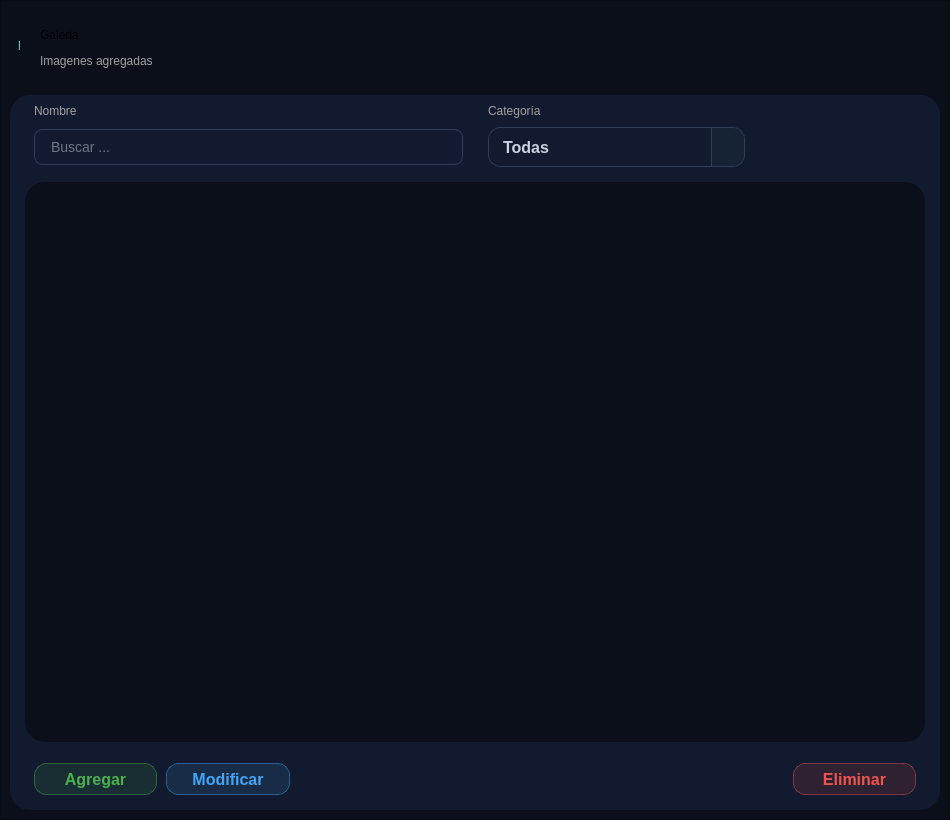
<?xml version="1.0" encoding="UTF-8"?>
<ui version="4.0">
 <class>Frm_Galeria</class>
 <widget class="QWidget" name="Frm_Galeria">
  <property name="geometry">
   <rect>
    <x>0</x>
    <y>0</y>
    <width>950</width>
    <height>820</height>
   </rect>
  </property>
  <property name="sizePolicy">
   <sizepolicy hsizetype="Expanding" vsizetype="Expanding">
    <horstretch>0</horstretch>
    <verstretch>0</verstretch>
   </sizepolicy>
  </property>
  <property name="minimumSize">
   <size>
    <width>950</width>
    <height>820</height>
   </size>
  </property>
  <property name="windowTitle">
   <string>Form</string>
  </property>
  <property name="layoutDirection">
   <enum>Qt::LayoutDirection::RightToLeft</enum>
  </property>
  <layout class="QHBoxLayout" name="horizontalLayout_2">
   <property name="leftMargin">
    <number>0</number>
   </property>
   <property name="topMargin">
    <number>0</number>
   </property>
   <property name="rightMargin">
    <number>0</number>
   </property>
   <property name="bottomMargin">
    <number>0</number>
   </property>
   <item>
    <widget class="QFrame" name="frame_Container">
     <property name="sizePolicy">
      <sizepolicy hsizetype="Preferred" vsizetype="Preferred">
       <horstretch>0</horstretch>
       <verstretch>0</verstretch>
      </sizepolicy>
     </property>
     <property name="minimumSize">
      <size>
       <width>950</width>
       <height>820</height>
      </size>
     </property>
     <property name="styleSheet">
      <string notr="true">background-color: rgb(11, 15, 26);</string>
     </property>
     <property name="frameShape">
      <enum>QFrame::Shape::StyledPanel</enum>
     </property>
     <property name="frameShadow">
      <enum>QFrame::Shadow::Raised</enum>
     </property>
     <layout class="QVBoxLayout" name="verticalLayout_9" stretch="1,9">
      <property name="leftMargin">
       <number>9</number>
      </property>
      <property name="topMargin">
       <number>9</number>
      </property>
      <property name="rightMargin">
       <number>9</number>
      </property>
      <property name="bottomMargin">
       <number>9</number>
      </property>
      <item>
       <widget class="QFrame" name="frame_head">
        <property name="maximumSize">
         <size>
          <width>16777215</width>
          <height>100</height>
         </size>
        </property>
        <property name="toolTip">
         <string/>
        </property>
        <property name="frameShape">
         <enum>QFrame::Shape::NoFrame</enum>
        </property>
        <property name="frameShadow">
         <enum>QFrame::Shadow::Raised</enum>
        </property>
        <widget class="QLabel" name="lb_page">
         <property name="geometry">
          <rect>
           <x>30</x>
           <y>10</y>
           <width>151</width>
           <height>30</height>
          </rect>
         </property>
         <property name="styleSheet">
          <string notr="true">font: 700 20pt &quot;Arial&quot;;</string>
         </property>
         <property name="text">
          <string>Galeria</string>
         </property>
        </widget>
        <widget class="QLabel" name="lb_descripcion">
         <property name="geometry">
          <rect>
           <x>30</x>
           <y>40</y>
           <width>171</width>
           <height>21</height>
          </rect>
         </property>
         <property name="styleSheet">
          <string notr="true">font: 12pt &quot;Arial&quot;;
color: rgb(161, 161, 161);</string>
         </property>
         <property name="text">
          <string>Imagenes agregadas</string>
         </property>
        </widget>
        <widget class="QLabel" name="Line">
         <property name="geometry">
          <rect>
           <x>8</x>
           <y>11</y>
           <width>21</width>
           <height>50</height>
          </rect>
         </property>
         <property name="styleSheet">
          <string notr="true">color : rgb(101, 214, 198);
font: 72pt &quot;Segoe UI&quot;;</string>
         </property>
         <property name="text">
          <string>l</string>
         </property>
        </widget>
       </widget>
      </item>
      <item>
       <widget class="QFrame" name="frame_body">
        <property name="styleSheet">
         <string notr="true">background-color: rgb(17, 26, 46);
border-radius: 20px;</string>
        </property>
        <property name="frameShape">
         <enum>QFrame::Shape::StyledPanel</enum>
        </property>
        <property name="frameShadow">
         <enum>QFrame::Shadow::Raised</enum>
        </property>
        <layout class="QVBoxLayout" name="verticalLayout_2">
         <property name="leftMargin">
          <number>15</number>
         </property>
         <property name="topMargin">
          <number>0</number>
         </property>
         <property name="rightMargin">
          <number>15</number>
         </property>
         <property name="bottomMargin">
          <number>0</number>
         </property>
         <item>
          <layout class="QGridLayout" name="gridLayout" columnstretch="2,3,5" rowminimumheight="0,0,0">
           <property name="leftMargin">
            <number>9</number>
           </property>
           <property name="topMargin">
            <number>9</number>
           </property>
           <property name="rightMargin">
            <number>9</number>
           </property>
           <property name="bottomMargin">
            <number>9</number>
           </property>
           <property name="horizontalSpacing">
            <number>25</number>
           </property>
           <property name="verticalSpacing">
            <number>9</number>
           </property>
           <item row="2" column="2">
            <widget class="QLineEdit" name="lineEdit_buscar">
             <property name="layoutDirection">
              <enum>Qt::LayoutDirection::LeftToRight</enum>
             </property>
             <property name="styleSheet">
              <string notr="true">
QLineEdit#lineEdit_buscar {
    background-color: #111a2e;
    border: 1px solid #2f3e56;
    border-radius: 8px;
    padding: 8px 14px;
    color: #c8d3e0;
    font-size: 14px;
    selection-background-color: #65D6C6;
    selection-color: #0b0f1a;
}

QLineEdit#lineEdit_buscar:hover {
    border: 1px solid #3a506b;
}

QLineEdit#lineEdit_buscar:focus {
    border: 1px solid #65D6C6;
    background-color: #1b2a41;
}

QLineEdit#lineEdit_buscar::placeholder {
    color: #2f3e56;
}
</string>
             </property>
             <property name="text">
              <string/>
             </property>
             <property name="placeholderText">
              <string>Buscar ... </string>
             </property>
             <property name="clearButtonEnabled">
              <bool>false</bool>
             </property>
            </widget>
           </item>
           <item row="1" column="2">
            <widget class="QLabel" name="label">
             <property name="styleSheet">
              <string notr="true">font: 12pt &quot;Arial&quot;;
color: rgb(161, 161, 161);</string>
             </property>
             <property name="text">
              <string>Nombre </string>
             </property>
            </widget>
           </item>
           <item row="1" column="1">
            <widget class="QLabel" name="label_2">
             <property name="styleSheet">
              <string notr="true">font: 12pt &quot;Arial&quot;;
color: rgb(161, 161, 161);</string>
             </property>
             <property name="text">
              <string>Categoría</string>
             </property>
            </widget>
           </item>
           <item row="2" column="1">
            <widget class="QComboBox" name="cmb_categoria">
             <property name="cursor">
              <cursorShape>PointingHandCursor</cursorShape>
             </property>
             <property name="layoutDirection">
              <enum>Qt::LayoutDirection::LeftToRight</enum>
             </property>
             <property name="styleSheet">
              <string notr="true">/* ===== QComboBox mejorado ===== */
QComboBox {
    border: 1px solid #2f3e56;
    border-radius: 12px;
    color: #c8d3e0;
    font-size: 16px;
    font-weight: 500;
    padding: 6px 36px 6px 14px;   /* espacio a la derecha para la flecha */
    min-height: 26px;
}

QComboBox:hover {
    border: 1px solid #3a506b;
    background-color: #16223a;
}

QComboBox:disabled {
    background-color: #0d1422;
    border: 1px solid #1e2a3d;
    color: #4a5a70;
}

/* --- Zona del desplegable (flecha) --- */
QComboBox::drop-down {
    subcontrol-origin: padding;
    subcontrol-position: top right;
    width: 32px;
    border: none;
    border-left: 1px solid #2f3e56;   /* separador sutil */
    border-top-right-radius: 12px;
    border-bottom-right-radius: 12px;
    background-color: rgba(101, 214, 198, 0.05);
}
QComboBox::down-arrow {
    image: url(&quot;D:/Git/BioImageOptimizer/resources/Icons/Icons_Verdes/chevron_down.png&quot;);
    width: 16px;
    height: 16px;
}

QComboBox::down-arrow:on {
    image: url(&quot;D:/Git/BioImageOptimizer/resources/Icons/Icons_Verdes/chevron_down.png&quot;);
}

QComboBox::down-arrow:disabled {
    image: none;
}

/* --- Lista desplegable --- */
QComboBox QAbstractItemView {
    show-decoration-selected: 1;
    selection-background-color: rgba(101, 214, 198, 0.20);
    selection-color: #65D6C6;
}

QComboBox QAbstractItemView::item {
    min-height: 30px;
    padding: 7px 12px;
    border-radius: 6px;
}

QComboBox QAbstractItemView::item:hover {
    background-color: rgba(101, 214, 198, 0.15);
    color: #65D6C6;
}


</string>
             </property>
             <property name="editable">
              <bool>false</bool>
             </property>
             <property name="currentIndex">
              <number>0</number>
             </property>
             <property name="placeholderText">
              <string/>
             </property>
             <property name="labelDrawingMode">
              <enum>QComboBox::LabelDrawingMode::UseStyle</enum>
             </property>
             <item>
              <property name="text">
               <string>Todas</string>
              </property>
             </item>
             <item>
              <property name="text">
               <string>Original</string>
              </property>
             </item>
             <item>
              <property name="text">
               <string>Procesada</string>
              </property>
             </item>
            </widget>
           </item>
          </layout>
         </item>
         <item>
          <widget class="QListWidget" name="listWidget_imagenes">
           <property name="layoutDirection">
            <enum>Qt::LayoutDirection::LeftToRight</enum>
           </property>
           <property name="styleSheet">
            <string notr="true">/* GALERÍA */
QListWidget#listWidget_imagenes {
    background-color: #0b0f1a;
    border: none;
    outline: none;
    padding: 12px;
    color: #c8d3e0;
}

/* TARJETAS */
QListWidget#listWidget_imagenes::item {
    background-color: #111a2e;
    border: 1px solid #2f3e56;
    border-radius: 10px;
    padding: 8px;
    margin: 5px;
    color: #c8d3e0;
}

/* HOVER */
QListWidget#listWidget_imagenes::item:hover {
    background-color: #1b2a41;
    border: 1px solid #65D6C6;
}

/* SELECCIONADO */
QListWidget#listWidget_imagenes::item:selected {
    background-color: #1b2a41;
    border: 2px solid #65D6C6;
    color: #65D6C6;
}

/* SCROLLBAR */
QListWidget#listWidget_imagenes QScrollBar:vertical {
    background-color: #0b0f1a;
    width: 9px;
    border: none;
    margin: 0;
}

QListWidget#listWidget_imagenes QScrollBar::handle:vertical {
    background-color: #2f3e56;
    border-radius: 4px;
    min-height: 30px;
}

QListWidget#listWidget_imagenes QScrollBar::handle:vertical:hover {
    background-color: #65D6C6;
}

/* SCROLLBAR - forzar ocultar */
QListWidget#listWidget_imagenes QScrollBar:vertical {
    width: 0px;
    background: transparent;
}

QListWidget#listWidget_imagenes QScrollBar:horizontal {
    height: 0px;
    background: transparent;
}


QListWidget#listWidget_imagenes QScrollBar::add-line:vertical,
QListWidget#listWidget_imagenes QScrollBar::sub-line:vertical {
    height: 0px;
    border: none;
}

</string>
           </property>
           <property name="frameShape">
            <enum>QFrame::Shape::NoFrame</enum>
           </property>
           <property name="verticalScrollBarPolicy">
            <enum>Qt::ScrollBarPolicy::ScrollBarAlwaysOff</enum>
           </property>
           <property name="horizontalScrollBarPolicy">
            <enum>Qt::ScrollBarPolicy::ScrollBarAlwaysOff</enum>
           </property>
           <property name="iconSize">
            <size>
             <width>150</width>
             <height>120</height>
            </size>
           </property>
           <property name="movement">
            <enum>QListView::Movement::Static</enum>
           </property>
           <property name="resizeMode">
            <enum>QListView::ResizeMode::Adjust</enum>
           </property>
           <property name="spacing">
            <number>8</number>
           </property>
           <property name="gridSize">
            <size>
             <width>210</width>
             <height>220</height>
            </size>
           </property>
           <property name="viewMode">
            <enum>QListView::ViewMode::IconMode</enum>
           </property>
           <property name="uniformItemSizes">
            <bool>true</bool>
           </property>
           <property name="wordWrap">
            <bool>true</bool>
           </property>
          </widget>
         </item>
         <item>
          <layout class="QHBoxLayout" name="horizontalLayout" stretch="1,4,1,1">
           <property name="spacing">
            <number>9</number>
           </property>
           <property name="leftMargin">
            <number>9</number>
           </property>
           <property name="topMargin">
            <number>15</number>
           </property>
           <property name="rightMargin">
            <number>9</number>
           </property>
           <property name="bottomMargin">
            <number>15</number>
           </property>
           <item>
            <widget class="QPushButton" name="btn_eliminar">
             <property name="cursor">
              <cursorShape>PointingHandCursor</cursorShape>
             </property>
             <property name="layoutDirection">
              <enum>Qt::LayoutDirection::RightToLeft</enum>
             </property>
             <property name="styleSheet">
              <string notr="true">QPushButton#btn_eliminar {
    background-color: rgba(239, 83, 80, 0.13);
    border: 1px solid rgba(239, 83, 80, 0.45);
    border-radius: 12px;
    color: #EF5350;
    font-size: 16px;
    font-weight: 500;
    padding: 4px 12px;
    min-height: 22px;
}
QPushButton#btn_eliminar:hover {
    background-color: rgba(239, 83, 80, 0.25);
    border: 1px solid #EF5350;
}
QPushButton#btn_eliminar:pressed {
    background-color: #C62828;
    color: #ffffff;
}</string>
             </property>
             <property name="text">
              <string>Eliminar</string>
             </property>
             <property name="icon">
              <iconset>
               <normaloff>C:/Users/Usuario/.designer/Icons/Icons_Verdes/play-button-arrowhead.png</normaloff>C:/Users/Usuario/.designer/Icons/Icons_Verdes/play-button-arrowhead.png</iconset>
             </property>
             <property name="iconSize">
              <size>
               <width>20</width>
               <height>20</height>
              </size>
             </property>
             <property name="autoRepeat">
              <bool>false</bool>
             </property>
            </widget>
           </item>
           <item>
            <spacer name="horizontalSpacer">
             <property name="orientation">
              <enum>Qt::Orientation::Horizontal</enum>
             </property>
             <property name="sizeHint" stdset="0">
              <size>
               <width>40</width>
               <height>20</height>
              </size>
             </property>
            </spacer>
           </item>
           <item>
            <widget class="QPushButton" name="btn_modificar">
             <property name="cursor">
              <cursorShape>PointingHandCursor</cursorShape>
             </property>
             <property name="layoutDirection">
              <enum>Qt::LayoutDirection::RightToLeft</enum>
             </property>
             <property name="styleSheet">
              <string notr="true">QPushButton#btn_modificar {
    background-color: rgba(66, 165, 245, 0.13);
    border: 1px solid rgba(66, 165, 245, 0.45);
    border-radius: 12px;
    color: #42A5F5;
    font-size: 16px;
    font-weight: 500;
    padding: 4px 12px;
    min-height: 22px;
}
QPushButton#btn_modificar:hover {
    background-color: rgba(66, 165, 245, 0.25);
    border: 1px solid #42A5F5;
}
QPushButton#btn_modificar:pressed {
    background-color: #1E88E5;
    color: #ffffff;
}

</string>
             </property>
             <property name="text">
              <string>Modificar</string>
             </property>
             <property name="icon">
              <iconset>
               <normaloff>C:/Users/Usuario/.designer/Icons/Icons_Verdes/play-button-arrowhead.png</normaloff>C:/Users/Usuario/.designer/Icons/Icons_Verdes/play-button-arrowhead.png</iconset>
             </property>
             <property name="iconSize">
              <size>
               <width>20</width>
               <height>20</height>
              </size>
             </property>
             <property name="autoRepeat">
              <bool>false</bool>
             </property>
            </widget>
           </item>
           <item>
            <widget class="QPushButton" name="btn_agregar">
             <property name="cursor">
              <cursorShape>PointingHandCursor</cursorShape>
             </property>
             <property name="layoutDirection">
              <enum>Qt::LayoutDirection::RightToLeft</enum>
             </property>
             <property name="styleSheet">
              <string notr="true">QPushButton#btn_agregar {
    background-color: rgba(76, 175, 80, 0.13);
    border: 1px solid rgba(76, 175, 80, 0.45);
    border-radius: 12px;
    color: #4CAF50;
    font-size: 16px;
    font-weight: 500;
    padding: 4px 12px;
    min-height: 22px;
}
QPushButton#btn_agregar:hover {
    background-color: rgba(76, 175, 80, 0.25);
    border: 1px solid #4CAF50;
}
QPushButton#btn_agregar:pressed {
    background-color: #388E3C;
    color: #ffffff;
}</string>
             </property>
             <property name="text">
              <string>Agregar</string>
             </property>
             <property name="icon">
              <iconset>
               <normaloff>C:/Users/Usuario/.designer/Icons/Icons_Verdes/play-button-arrowhead.png</normaloff>C:/Users/Usuario/.designer/Icons/Icons_Verdes/play-button-arrowhead.png</iconset>
             </property>
             <property name="iconSize">
              <size>
               <width>20</width>
               <height>20</height>
              </size>
             </property>
             <property name="autoRepeat">
              <bool>false</bool>
             </property>
            </widget>
           </item>
          </layout>
         </item>
        </layout>
       </widget>
      </item>
     </layout>
    </widget>
   </item>
  </layout>
 </widget>
 <resources/>
 <connections/>
</ui>
